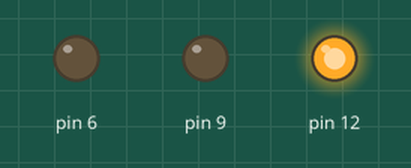
This sketch was run on a simulated Arduino Uno, built with avr-gcc and run on an emulated ATmega328P. On the bench: output pins drawn as LEDs (lit = HIGH).

Above: at 2.5 s.
At 10.2 s:
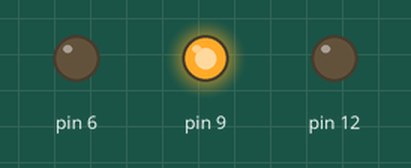
At 15.5 s:
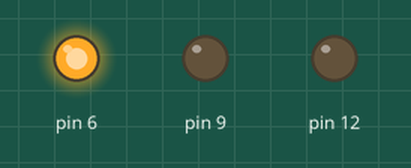
At 20.5 s:
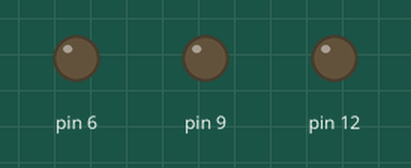
Timing chart, 0 to 29.9 s (numbered marks = the images above):
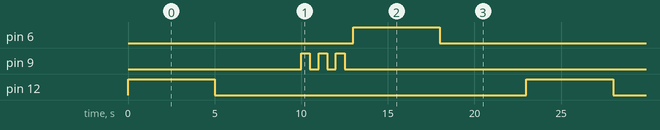

The sketch:

mulearn21.ino
```cpp
// C++ code
//
void setup()
{
  pinMode(12, OUTPUT);
  pinMode(9, OUTPUT);
  pinMode(6, OUTPUT);
}

void loop()
{
  digitalWrite(12, HIGH);
  delay(5000);
  digitalWrite(12, LOW);
  delay(5000);
  for (int i=0; i<3; i=i+1){
  digitalWrite(9, HIGH);
  delay(500);
  digitalWrite(9, LOW);
  delay(500);}
  digitalWrite(6, HIGH);
  delay(5000);
  digitalWrite(6, LOW);
    delay(5000);
}
```

Measured:
- by itself, pin 6, pin 12: alternates HIGH for 5.0 s and LOW for 18.0 s
- by itself, pin 9: repeats every 23.0 s: 2 × (LOW 0.50 s, HIGH 0.50 s), LOW 20.5 s, HIGH 0.50 s
- by itself, everything shown: repeats every 23.0 s, in 10 steps
